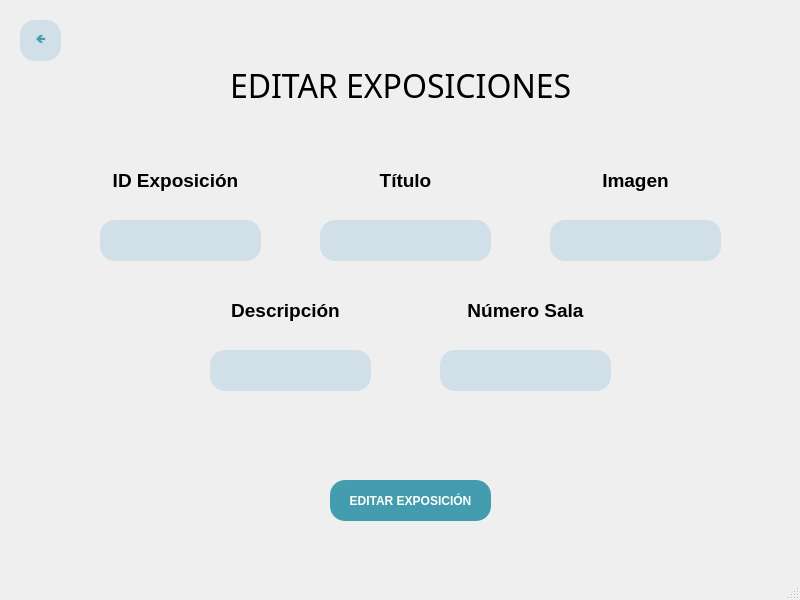
<?xml version="1.0" encoding="UTF-8"?>
<ui version="4.0">
 <class>MainWindow</class>
 <widget class="QMainWindow" name="MainWindow">
  <property name="geometry">
   <rect>
    <x>0</x>
    <y>0</y>
    <width>800</width>
    <height>600</height>
   </rect>
  </property>
  <property name="windowTitle">
   <string>MainWindow</string>
  </property>
  <widget class="QWidget" name="centralwidget">
   <widget class="QLabel" name="Titulo">
    <property name="geometry">
     <rect>
      <x>230</x>
      <y>40</y>
      <width>371</width>
      <height>91</height>
     </rect>
    </property>
    <property name="font">
     <font>
      <family>Bell MT</family>
      <pointsize>24</pointsize>
      <weight>50</weight>
      <bold>false</bold>
     </font>
    </property>
    <property name="text">
     <string>EDITAR EXPOSICIONES</string>
    </property>
   </widget>
   <widget class="QLabel" name="label_2">
    <property name="geometry">
     <rect>
      <x>180</x>
      <y>290</y>
      <width>211</width>
      <height>41</height>
     </rect>
    </property>
    <property name="text">
     <string>&lt;html&gt;&lt;head/&gt;&lt;body&gt;&lt;p align=&quot;center&quot;&gt;&lt;span style=&quot; font-size:14pt; font-weight:600;&quot;&gt;Descripción&lt;/span&gt;&lt;/p&gt;&lt;/body&gt;&lt;/html&gt;</string>
    </property>
   </widget>
   <widget class="QLineEdit" name="Titulo_entrada">
    <property name="geometry">
     <rect>
      <x>320</x>
      <y>220</y>
      <width>171</width>
      <height>41</height>
     </rect>
    </property>
    <property name="styleSheet">
     <string notr="true">border-radius: 15px;
background-color: rgb(208, 223, 232);</string>
    </property>
   </widget>
   <widget class="QLineEdit" name="Imagen_entrada">
    <property name="geometry">
     <rect>
      <x>550</x>
      <y>220</y>
      <width>171</width>
      <height>41</height>
     </rect>
    </property>
    <property name="styleSheet">
     <string notr="true">border-radius: 15px;
background-color: rgb(208, 223, 232);</string>
    </property>
   </widget>
   <widget class="QLineEdit" name="Descripcion_entrada">
    <property name="geometry">
     <rect>
      <x>210</x>
      <y>350</y>
      <width>161</width>
      <height>41</height>
     </rect>
    </property>
    <property name="styleSheet">
     <string notr="true">border-radius: 15px;
background-color: rgb(208, 223, 232);</string>
    </property>
   </widget>
   <widget class="QLabel" name="label_8">
    <property name="geometry">
     <rect>
      <x>420</x>
      <y>290</y>
      <width>211</width>
      <height>41</height>
     </rect>
    </property>
    <property name="text">
     <string>&lt;html&gt;&lt;head/&gt;&lt;body&gt;&lt;p align=&quot;center&quot;&gt;&lt;span style=&quot; font-size:14pt; font-weight:600;&quot;&gt;Número Sala&lt;/span&gt;&lt;/p&gt;&lt;/body&gt;&lt;/html&gt;</string>
    </property>
   </widget>
   <widget class="QLineEdit" name="IDExposicion_entrada">
    <property name="geometry">
     <rect>
      <x>100</x>
      <y>220</y>
      <width>161</width>
      <height>41</height>
     </rect>
    </property>
    <property name="styleSheet">
     <string notr="true">border-radius: 15px;
background-color: rgb(208, 223, 232);</string>
    </property>
   </widget>
   <widget class="QLabel" name="label_4">
    <property name="geometry">
     <rect>
      <x>530</x>
      <y>160</y>
      <width>211</width>
      <height>41</height>
     </rect>
    </property>
    <property name="text">
     <string>&lt;html&gt;&lt;head/&gt;&lt;body&gt;&lt;p align=&quot;center&quot;&gt;&lt;span style=&quot; font-size:14pt; font-weight:600;&quot;&gt;Imagen&lt;/span&gt;&lt;/p&gt;&lt;/body&gt;&lt;/html&gt;</string>
    </property>
   </widget>
   <widget class="QPushButton" name="BotonEditarJuego">
    <property name="geometry">
     <rect>
      <x>330</x>
      <y>480</y>
      <width>161</width>
      <height>41</height>
     </rect>
    </property>
    <property name="palette">
     <palette>
      <active>
       <colorrole role="WindowText">
        <brush brushstyle="SolidPattern">
         <color alpha="255">
          <red>255</red>
          <green>255</green>
          <blue>255</blue>
         </color>
        </brush>
       </colorrole>
       <colorrole role="Button">
        <brush brushstyle="SolidPattern">
         <color alpha="255">
          <red>67</red>
          <green>157</green>
          <blue>175</blue>
         </color>
        </brush>
       </colorrole>
       <colorrole role="Text">
        <brush brushstyle="SolidPattern">
         <color alpha="255">
          <red>255</red>
          <green>255</green>
          <blue>255</blue>
         </color>
        </brush>
       </colorrole>
       <colorrole role="ButtonText">
        <brush brushstyle="SolidPattern">
         <color alpha="255">
          <red>255</red>
          <green>255</green>
          <blue>255</blue>
         </color>
        </brush>
       </colorrole>
       <colorrole role="Base">
        <brush brushstyle="SolidPattern">
         <color alpha="255">
          <red>67</red>
          <green>157</green>
          <blue>175</blue>
         </color>
        </brush>
       </colorrole>
       <colorrole role="Window">
        <brush brushstyle="SolidPattern">
         <color alpha="255">
          <red>67</red>
          <green>157</green>
          <blue>175</blue>
         </color>
        </brush>
       </colorrole>
      </active>
      <inactive>
       <colorrole role="WindowText">
        <brush brushstyle="SolidPattern">
         <color alpha="255">
          <red>255</red>
          <green>255</green>
          <blue>255</blue>
         </color>
        </brush>
       </colorrole>
       <colorrole role="Button">
        <brush brushstyle="SolidPattern">
         <color alpha="255">
          <red>67</red>
          <green>157</green>
          <blue>175</blue>
         </color>
        </brush>
       </colorrole>
       <colorrole role="Text">
        <brush brushstyle="SolidPattern">
         <color alpha="255">
          <red>255</red>
          <green>255</green>
          <blue>255</blue>
         </color>
        </brush>
       </colorrole>
       <colorrole role="ButtonText">
        <brush brushstyle="SolidPattern">
         <color alpha="255">
          <red>255</red>
          <green>255</green>
          <blue>255</blue>
         </color>
        </brush>
       </colorrole>
       <colorrole role="Base">
        <brush brushstyle="SolidPattern">
         <color alpha="255">
          <red>67</red>
          <green>157</green>
          <blue>175</blue>
         </color>
        </brush>
       </colorrole>
       <colorrole role="Window">
        <brush brushstyle="SolidPattern">
         <color alpha="255">
          <red>67</red>
          <green>157</green>
          <blue>175</blue>
         </color>
        </brush>
       </colorrole>
      </inactive>
      <disabled>
       <colorrole role="WindowText">
        <brush brushstyle="SolidPattern">
         <color alpha="255">
          <red>255</red>
          <green>255</green>
          <blue>255</blue>
         </color>
        </brush>
       </colorrole>
       <colorrole role="Button">
        <brush brushstyle="SolidPattern">
         <color alpha="255">
          <red>67</red>
          <green>157</green>
          <blue>175</blue>
         </color>
        </brush>
       </colorrole>
       <colorrole role="Text">
        <brush brushstyle="SolidPattern">
         <color alpha="255">
          <red>255</red>
          <green>255</green>
          <blue>255</blue>
         </color>
        </brush>
       </colorrole>
       <colorrole role="ButtonText">
        <brush brushstyle="SolidPattern">
         <color alpha="255">
          <red>255</red>
          <green>255</green>
          <blue>255</blue>
         </color>
        </brush>
       </colorrole>
       <colorrole role="Base">
        <brush brushstyle="SolidPattern">
         <color alpha="255">
          <red>67</red>
          <green>157</green>
          <blue>175</blue>
         </color>
        </brush>
       </colorrole>
       <colorrole role="Window">
        <brush brushstyle="SolidPattern">
         <color alpha="255">
          <red>67</red>
          <green>157</green>
          <blue>175</blue>
         </color>
        </brush>
       </colorrole>
      </disabled>
     </palette>
    </property>
    <property name="cursor">
     <cursorShape>PointingHandCursor</cursorShape>
    </property>
    <property name="styleSheet">
     <string notr="true">background-color: rgb(67, 157, 175);
color: rgb(255, 255, 255);
font-weight: bold;
font-family: 'Verdana';
border-radius: 15px;</string>
    </property>
    <property name="text">
     <string>EDITAR EXPOSICIÓN</string>
    </property>
   </widget>
   <widget class="QLineEdit" name="NumeroSala_entrada">
    <property name="geometry">
     <rect>
      <x>440</x>
      <y>350</y>
      <width>171</width>
      <height>41</height>
     </rect>
    </property>
    <property name="styleSheet">
     <string notr="true">border-radius: 15px;
background-color: rgb(208, 223, 232);</string>
    </property>
   </widget>
   <widget class="QLabel" name="label">
    <property name="geometry">
     <rect>
      <x>70</x>
      <y>160</y>
      <width>211</width>
      <height>41</height>
     </rect>
    </property>
    <property name="text">
     <string>&lt;html&gt;&lt;head/&gt;&lt;body&gt;&lt;p align=&quot;center&quot;&gt;&lt;span style=&quot; font-size:14pt; font-weight:600;&quot;&gt;ID Exposición&lt;/span&gt;&lt;/p&gt;&lt;/body&gt;&lt;/html&gt;</string>
    </property>
   </widget>
   <widget class="QLabel" name="label_3">
    <property name="geometry">
     <rect>
      <x>300</x>
      <y>160</y>
      <width>211</width>
      <height>41</height>
     </rect>
    </property>
    <property name="text">
     <string>&lt;html&gt;&lt;head/&gt;&lt;body&gt;&lt;p align=&quot;center&quot;&gt;&lt;span style=&quot; font-size:14pt; font-weight:600;&quot;&gt;Título&lt;/span&gt;&lt;/p&gt;&lt;/body&gt;&lt;/html&gt;</string>
    </property>
   </widget>
   <widget class="QPushButton" name="BotonHome">
    <property name="geometry">
     <rect>
      <x>20</x>
      <y>20</y>
      <width>41</width>
      <height>41</height>
     </rect>
    </property>
    <property name="palette">
     <palette>
      <active>
       <colorrole role="WindowText">
        <brush brushstyle="SolidPattern">
         <color alpha="255">
          <red>67</red>
          <green>157</green>
          <blue>175</blue>
         </color>
        </brush>
       </colorrole>
       <colorrole role="Button">
        <brush brushstyle="SolidPattern">
         <color alpha="255">
          <red>208</red>
          <green>223</green>
          <blue>232</blue>
         </color>
        </brush>
       </colorrole>
       <colorrole role="Text">
        <brush brushstyle="SolidPattern">
         <color alpha="255">
          <red>67</red>
          <green>157</green>
          <blue>175</blue>
         </color>
        </brush>
       </colorrole>
       <colorrole role="ButtonText">
        <brush brushstyle="SolidPattern">
         <color alpha="255">
          <red>67</red>
          <green>157</green>
          <blue>175</blue>
         </color>
        </brush>
       </colorrole>
       <colorrole role="Base">
        <brush brushstyle="SolidPattern">
         <color alpha="255">
          <red>208</red>
          <green>223</green>
          <blue>232</blue>
         </color>
        </brush>
       </colorrole>
       <colorrole role="Window">
        <brush brushstyle="SolidPattern">
         <color alpha="255">
          <red>208</red>
          <green>223</green>
          <blue>232</blue>
         </color>
        </brush>
       </colorrole>
      </active>
      <inactive>
       <colorrole role="WindowText">
        <brush brushstyle="SolidPattern">
         <color alpha="255">
          <red>67</red>
          <green>157</green>
          <blue>175</blue>
         </color>
        </brush>
       </colorrole>
       <colorrole role="Button">
        <brush brushstyle="SolidPattern">
         <color alpha="255">
          <red>208</red>
          <green>223</green>
          <blue>232</blue>
         </color>
        </brush>
       </colorrole>
       <colorrole role="Text">
        <brush brushstyle="SolidPattern">
         <color alpha="255">
          <red>67</red>
          <green>157</green>
          <blue>175</blue>
         </color>
        </brush>
       </colorrole>
       <colorrole role="ButtonText">
        <brush brushstyle="SolidPattern">
         <color alpha="255">
          <red>67</red>
          <green>157</green>
          <blue>175</blue>
         </color>
        </brush>
       </colorrole>
       <colorrole role="Base">
        <brush brushstyle="SolidPattern">
         <color alpha="255">
          <red>208</red>
          <green>223</green>
          <blue>232</blue>
         </color>
        </brush>
       </colorrole>
       <colorrole role="Window">
        <brush brushstyle="SolidPattern">
         <color alpha="255">
          <red>208</red>
          <green>223</green>
          <blue>232</blue>
         </color>
        </brush>
       </colorrole>
      </inactive>
      <disabled>
       <colorrole role="WindowText">
        <brush brushstyle="SolidPattern">
         <color alpha="255">
          <red>67</red>
          <green>157</green>
          <blue>175</blue>
         </color>
        </brush>
       </colorrole>
       <colorrole role="Button">
        <brush brushstyle="SolidPattern">
         <color alpha="255">
          <red>208</red>
          <green>223</green>
          <blue>232</blue>
         </color>
        </brush>
       </colorrole>
       <colorrole role="Text">
        <brush brushstyle="SolidPattern">
         <color alpha="255">
          <red>67</red>
          <green>157</green>
          <blue>175</blue>
         </color>
        </brush>
       </colorrole>
       <colorrole role="ButtonText">
        <brush brushstyle="SolidPattern">
         <color alpha="255">
          <red>67</red>
          <green>157</green>
          <blue>175</blue>
         </color>
        </brush>
       </colorrole>
       <colorrole role="Base">
        <brush brushstyle="SolidPattern">
         <color alpha="255">
          <red>208</red>
          <green>223</green>
          <blue>232</blue>
         </color>
        </brush>
       </colorrole>
       <colorrole role="Window">
        <brush brushstyle="SolidPattern">
         <color alpha="255">
          <red>208</red>
          <green>223</green>
          <blue>232</blue>
         </color>
        </brush>
       </colorrole>
      </disabled>
     </palette>
    </property>
    <property name="cursor">
     <cursorShape>PointingHandCursor</cursorShape>
    </property>
    <property name="styleSheet">
     <string notr="true">background-color: rgb(208, 223, 232);
color:rgb(67, 157, 175);
font-weight: bold;
font-family: 'Verdana';
border-radius: 15px;</string>
    </property>
    <property name="text">
     <string>🡸</string>
    </property>
   </widget>
  </widget>
  <widget class="QMenuBar" name="menubar">
   <property name="geometry">
    <rect>
     <x>0</x>
     <y>0</y>
     <width>800</width>
     <height>21</height>
    </rect>
   </property>
  </widget>
  <widget class="QStatusBar" name="statusbar"/>
 </widget>
 <resources/>
 <connections/>
</ui>
